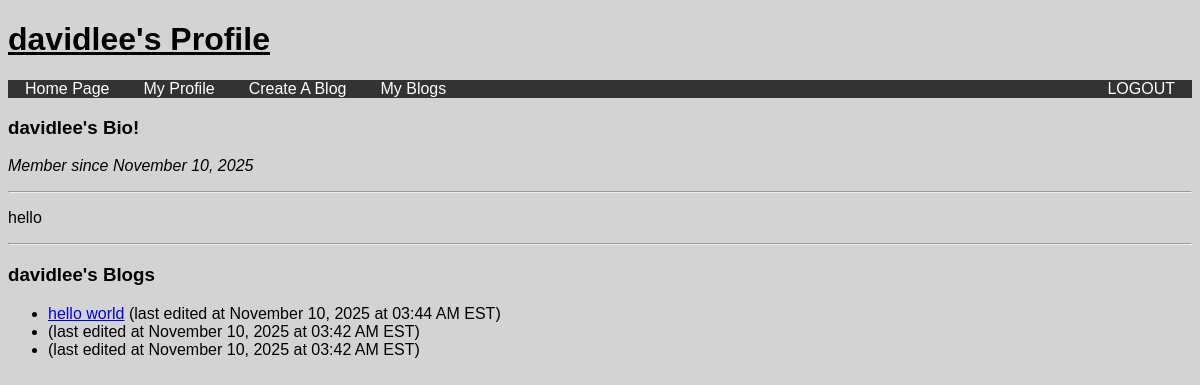
The page /profile/davidlee (signed in) on the database its author committed.
### tables this page shows
CREATE TABLE users(username TEXT, password TEXT, bio TEXT, creation_date INTEGER);

CREATE TABLE blogs(blog_name TEXT, blog_creator TEXT, creation_date INTEGER);

### __init__.py (the view)
@app.route("/profile/<username>") # for viewing other people's profiles
def view_profile(username):
    db = sqlite3.connect(DB_FILE)
    c = db.cursor()
    c.execute("SELECT bio, creation_date FROM users WHERE username = ?", (username,))
    result = c.fetchone()
    bio = result[0] if result and result[0] else None
    creation_date = result[1] if result else None
    formatted_creation_date = None
    if creation_date:
        dt = datetime.fromtimestamp(creation_date)
        formatted_creation_date = dt.strftime('%B %d, %Y')
    c.execute("SELECT blog_name FROM blogs WHERE blog_creator = ?", (username,))
    blogs_raw = c.fetchall()
    blogs = []
    for blog in blogs_raw:
        blog_name = blog[0]
        c.execute("SELECT MAX(timestamp) FROM entries WHERE blog_name = ?", (blog_name,))
        last_edit = c.fetchone()[0]
        if last_edit:
            dt = datetime.fromtimestamp(last_edit)
            formatted_date = dt.strftime('%B %d, %Y at %I:%M %p EST')
            blogs.append((blog_name, formatted_date))
        else:
            blogs.append((blog_name, "No entries yet"))
    db.close()
    return render_template("profile_page.html", username = username, bio = bio, curr_user = session['username'], blogs = blogs, creation_date = formatted_creation_date)

### templates/profile_page.html (shortened to what this page needs)
<!DOCTYPE html>
<html>
<head>
  <link rel="stylesheet" href="../static/profile_page.css" />
  <link rel="stylesheet" href="../static/nav.css" />
</head>
<body>
  {% if curr_user == username %}
    <h1>My Profile</h1>
  {% else %}
    <h1>{{username}}'s Profile</h1>
  {% endif %}
    <nav>
      <ul class="nav-links">
        <li><a href="{{ url_for('homepage') }}">Home Page</a></li>
        <li><a href="{{ url_for('profile') }}">My Profile</a></li>
        <li><a href="{{ url_for('create_page') }}">Create A Blog</a></li>
        <li><a href="{{ url_for('edit_page') }}">My Blogs</a></li>
        <li><a href="{{ url_for('logout') }}">LOGOUT</a></li>
      </ul>
    </nav>
    {% if curr_user == username %}
      <h3>My Bio!</h3>
    {% else %}
      <h3>{{username}}'s Bio!</h3>
    {% endif %}
    {% if creation_date %}
      <p><em>Member since {{ creation_date }}</em></p>
    {% endif %}
    <hr>
    {% if bio %}
      <p>{{ bio }}</p>
    {% else %}
      <p>no bio yet!</p>
    {% endif %}
    <hr>
    {% if curr_user == username %}
      <h3>My Blogs</h3>
    {% else %}
      <h3>{{username}}'s Blogs</h3>
    {% endif %}
    {% if blogs %}
      <ul>
        {% for blog in blogs %}
          <li><a href="{{ url_for('view_blog', blog_name=blog[0]) }}">{{ blog[0] }}</a> (last edited at {{ blog[1] }})</li>
        {% endfor %}
      </ul>
    {% else %}
      <p>No blogs created yet.</p>
    {% endif %}
</body>
</html>

### static/profile_page.css (style rules this page uses)
body { font-family: Verdana, Helvetica, sans-serif; background: lightgray; }
h1 { text-decoration: underline; }

### static/nav.css (style rules this page uses)
nav { background-color: #333; }
.nav-links { list-style-type: none; padding: 0; margin: 0; display: flex; }
.nav-links li { margin: 0 15px; }
.nav-links li:last-child { margin-left: auto; }
.nav-links a { color: white; text-decoration: none; padding: 1px 2px; }

### rows shown on the page
users: bio "hello"
blogs: blog_name "hello world", blog "November 10, 2025 at 03:44 AM EST"

### other values the page prints
{{ username }} "davidlee"
{{ creation_date }} "November 10, 2025"
{{ blog[1] }} "November 10, 2025 at 03:42 AM EST" "November 10, 2025 at 03:42 AM EST"
